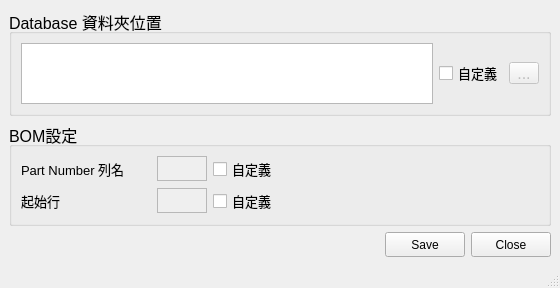
<?xml version="1.0" encoding="UTF-8"?>
<ui version="4.0">
 <class>SettingWindow</class>
 <widget class="QMainWindow" name="SettingWindow">
  <property name="geometry">
   <rect>
    <x>0</x>
    <y>0</y>
    <width>560</width>
    <height>288</height>
   </rect>
  </property>
  <property name="windowTitle">
   <string>設定</string>
  </property>
  <widget class="QWidget" name="centralwidget">
   <layout class="QGridLayout" name="gridLayout_4">
    <item row="0" column="0">
     <layout class="QGridLayout" name="gridLayout_3">
      <item row="0" column="0">
       <widget class="QGroupBox" name="group1">
        <property name="minimumSize">
         <size>
          <width>0</width>
          <height>90</height>
         </size>
        </property>
        <property name="font">
         <font>
          <family>Arial</family>
          <pointsize>12</pointsize>
         </font>
        </property>
        <property name="styleSheet">
         <string notr="true"/>
        </property>
        <property name="title">
         <string>Database 資料夾位置</string>
        </property>
        <layout class="QGridLayout" name="gridLayout">
         <item row="0" column="0">
          <widget class="QTextBrowser" name="path_text">
           <property name="minimumSize">
            <size>
             <width>0</width>
             <height>30</height>
            </size>
           </property>
           <property name="maximumSize">
            <size>
             <width>16777215</width>
             <height>16777215</height>
            </size>
           </property>
           <property name="styleSheet">
            <string notr="true"/>
           </property>
           <property name="html">
            <string>&lt;!DOCTYPE HTML PUBLIC &quot;-//W3C//DTD HTML 4.0//EN&quot; &quot;http://www.w3.org/TR/REC-html40/strict.dtd&quot;&gt;
&lt;html&gt;&lt;head&gt;&lt;meta name=&quot;qrichtext&quot; content=&quot;1&quot; /&gt;&lt;style type=&quot;text/css&quot;&gt;
p, li { white-space: pre-wrap; }
&lt;/style&gt;&lt;/head&gt;&lt;body style=&quot; font-family:'Arial'; font-size:12pt; font-weight:400; font-style:normal;&quot;&gt;
&lt;p style=&quot;-qt-paragraph-type:empty; margin-top:0px; margin-bottom:0px; margin-left:0px; margin-right:0px; -qt-block-indent:0; text-indent:0px;&quot;&gt;&lt;br /&gt;&lt;/p&gt;&lt;/body&gt;&lt;/html&gt;</string>
           </property>
          </widget>
         </item>
         <item row="0" column="1">
          <widget class="QCheckBox" name="path_check">
           <property name="font">
            <font>
             <pointsize>10</pointsize>
            </font>
           </property>
           <property name="text">
            <string>自定義</string>
           </property>
           <property name="shortcut">
            <string/>
           </property>
           <property name="checkable">
            <bool>true</bool>
           </property>
          </widget>
         </item>
         <item row="0" column="2">
          <widget class="QToolButton" name="path_tool">
           <property name="enabled">
            <bool>false</bool>
           </property>
           <property name="minimumSize">
            <size>
             <width>30</width>
             <height>22</height>
            </size>
           </property>
           <property name="maximumSize">
            <size>
             <width>30</width>
             <height>22</height>
            </size>
           </property>
           <property name="text">
            <string>...</string>
           </property>
          </widget>
         </item>
        </layout>
       </widget>
      </item>
      <item row="1" column="0">
       <widget class="QGroupBox" name="groupBox_2">
        <property name="font">
         <font>
          <family>Arial</family>
          <pointsize>12</pointsize>
         </font>
        </property>
        <property name="title">
         <string>BOM設定</string>
        </property>
        <layout class="QGridLayout" name="gridLayout_2">
         <item row="0" column="0">
          <layout class="QHBoxLayout" name="horizontalLayout_3">
           <item>
            <widget class="QLabel" name="pn_label">
             <property name="minimumSize">
              <size>
               <width>130</width>
               <height>20</height>
              </size>
             </property>
             <property name="maximumSize">
              <size>
               <width>150</width>
               <height>20</height>
              </size>
             </property>
             <property name="font">
              <font>
               <family>Arial</family>
               <pointsize>10</pointsize>
              </font>
             </property>
             <property name="styleSheet">
              <string notr="true">QLabel {
qproperty-alignment: AlignRight;
}</string>
             </property>
             <property name="text">
              <string>Part Number 列名</string>
             </property>
            </widget>
           </item>
           <item>
            <widget class="QTextEdit" name="pn_text">
             <property name="enabled">
              <bool>false</bool>
             </property>
             <property name="minimumSize">
              <size>
               <width>0</width>
               <height>0</height>
              </size>
             </property>
             <property name="maximumSize">
              <size>
               <width>50</width>
               <height>25</height>
              </size>
             </property>
             <property name="verticalScrollBarPolicy">
              <enum>Qt::ScrollBarAlwaysOff</enum>
             </property>
             <property name="horizontalScrollBarPolicy">
              <enum>Qt::ScrollBarAlwaysOff</enum>
             </property>
             <property name="readOnly">
              <bool>false</bool>
             </property>
             <property name="html">
              <string>&lt;!DOCTYPE HTML PUBLIC &quot;-//W3C//DTD HTML 4.0//EN&quot; &quot;http://www.w3.org/TR/REC-html40/strict.dtd&quot;&gt;
&lt;html&gt;&lt;head&gt;&lt;meta name=&quot;qrichtext&quot; content=&quot;1&quot; /&gt;&lt;style type=&quot;text/css&quot;&gt;
p, li { white-space: pre-wrap; }
&lt;/style&gt;&lt;/head&gt;&lt;body style=&quot; font-family:'Arial'; font-size:12pt; font-weight:400; font-style:normal;&quot;&gt;
&lt;p style=&quot;-qt-paragraph-type:empty; margin-top:0px; margin-bottom:0px; margin-left:0px; margin-right:0px; -qt-block-indent:0; text-indent:0px;&quot;&gt;&lt;br /&gt;&lt;/p&gt;&lt;/body&gt;&lt;/html&gt;</string>
             </property>
            </widget>
           </item>
           <item>
            <widget class="QCheckBox" name="pn_check">
             <property name="font">
              <font>
               <pointsize>10</pointsize>
              </font>
             </property>
             <property name="text">
              <string>自定義</string>
             </property>
             <property name="shortcut">
              <string/>
             </property>
             <property name="checkable">
              <bool>true</bool>
             </property>
            </widget>
           </item>
           <item>
            <spacer name="horizontalSpacer">
             <property name="orientation">
              <enum>Qt::Horizontal</enum>
             </property>
             <property name="sizeHint" stdset="0">
              <size>
               <width>225</width>
               <height>15</height>
              </size>
             </property>
            </spacer>
           </item>
          </layout>
         </item>
         <item row="1" column="0">
          <layout class="QHBoxLayout" name="horizontalLayout_2">
           <item>
            <widget class="QLabel" name="firstcol_label">
             <property name="minimumSize">
              <size>
               <width>130</width>
               <height>20</height>
              </size>
             </property>
             <property name="maximumSize">
              <size>
               <width>150</width>
               <height>20</height>
              </size>
             </property>
             <property name="font">
              <font>
               <family>Arial</family>
               <pointsize>10</pointsize>
              </font>
             </property>
             <property name="styleSheet">
              <string notr="true">QLabel {
qproperty-alignment: AlignRight;
}</string>
             </property>
             <property name="text">
              <string>起始行</string>
             </property>
            </widget>
           </item>
           <item>
            <widget class="QTextEdit" name="firstcol_text">
             <property name="enabled">
              <bool>false</bool>
             </property>
             <property name="minimumSize">
              <size>
               <width>0</width>
               <height>0</height>
              </size>
             </property>
             <property name="maximumSize">
              <size>
               <width>50</width>
               <height>25</height>
              </size>
             </property>
             <property name="verticalScrollBarPolicy">
              <enum>Qt::ScrollBarAlwaysOff</enum>
             </property>
             <property name="horizontalScrollBarPolicy">
              <enum>Qt::ScrollBarAlwaysOff</enum>
             </property>
             <property name="readOnly">
              <bool>false</bool>
             </property>
             <property name="html">
              <string>&lt;!DOCTYPE HTML PUBLIC &quot;-//W3C//DTD HTML 4.0//EN&quot; &quot;http://www.w3.org/TR/REC-html40/strict.dtd&quot;&gt;
&lt;html&gt;&lt;head&gt;&lt;meta name=&quot;qrichtext&quot; content=&quot;1&quot; /&gt;&lt;style type=&quot;text/css&quot;&gt;
p, li { white-space: pre-wrap; }
&lt;/style&gt;&lt;/head&gt;&lt;body style=&quot; font-family:'Arial'; font-size:12pt; font-weight:400; font-style:normal;&quot;&gt;
&lt;p style=&quot;-qt-paragraph-type:empty; margin-top:0px; margin-bottom:0px; margin-left:0px; margin-right:0px; -qt-block-indent:0; text-indent:0px;&quot;&gt;&lt;br /&gt;&lt;/p&gt;&lt;/body&gt;&lt;/html&gt;</string>
             </property>
            </widget>
           </item>
           <item>
            <widget class="QCheckBox" name="firstcol_check">
             <property name="font">
              <font>
               <pointsize>10</pointsize>
              </font>
             </property>
             <property name="text">
              <string>自定義</string>
             </property>
             <property name="shortcut">
              <string/>
             </property>
             <property name="checkable">
              <bool>true</bool>
             </property>
            </widget>
           </item>
           <item>
            <spacer name="horizontalSpacer_3">
             <property name="orientation">
              <enum>Qt::Horizontal</enum>
             </property>
             <property name="sizeHint" stdset="0">
              <size>
               <width>225</width>
               <height>15</height>
              </size>
             </property>
            </spacer>
           </item>
          </layout>
         </item>
        </layout>
       </widget>
      </item>
      <item row="2" column="0">
       <layout class="QHBoxLayout" name="horizontalLayout">
        <item>
         <spacer name="horizontalSpacer_2">
          <property name="orientation">
           <enum>Qt::Horizontal</enum>
          </property>
          <property name="sizeHint" stdset="0">
           <size>
            <width>40</width>
            <height>20</height>
           </size>
          </property>
         </spacer>
        </item>
        <item>
         <widget class="QPushButton" name="save_button">
          <property name="minimumSize">
           <size>
            <width>0</width>
            <height>25</height>
           </size>
          </property>
          <property name="text">
           <string>Save</string>
          </property>
         </widget>
        </item>
        <item>
         <widget class="QPushButton" name="close_button">
          <property name="minimumSize">
           <size>
            <width>0</width>
            <height>25</height>
           </size>
          </property>
          <property name="text">
           <string>Close</string>
          </property>
         </widget>
        </item>
       </layout>
      </item>
     </layout>
    </item>
   </layout>
  </widget>
  <widget class="QMenuBar" name="menubar">
   <property name="geometry">
    <rect>
     <x>0</x>
     <y>0</y>
     <width>560</width>
     <height>21</height>
    </rect>
   </property>
  </widget>
  <widget class="QStatusBar" name="statusbar"/>
 </widget>
 <resources/>
 <connections/>
</ui>
